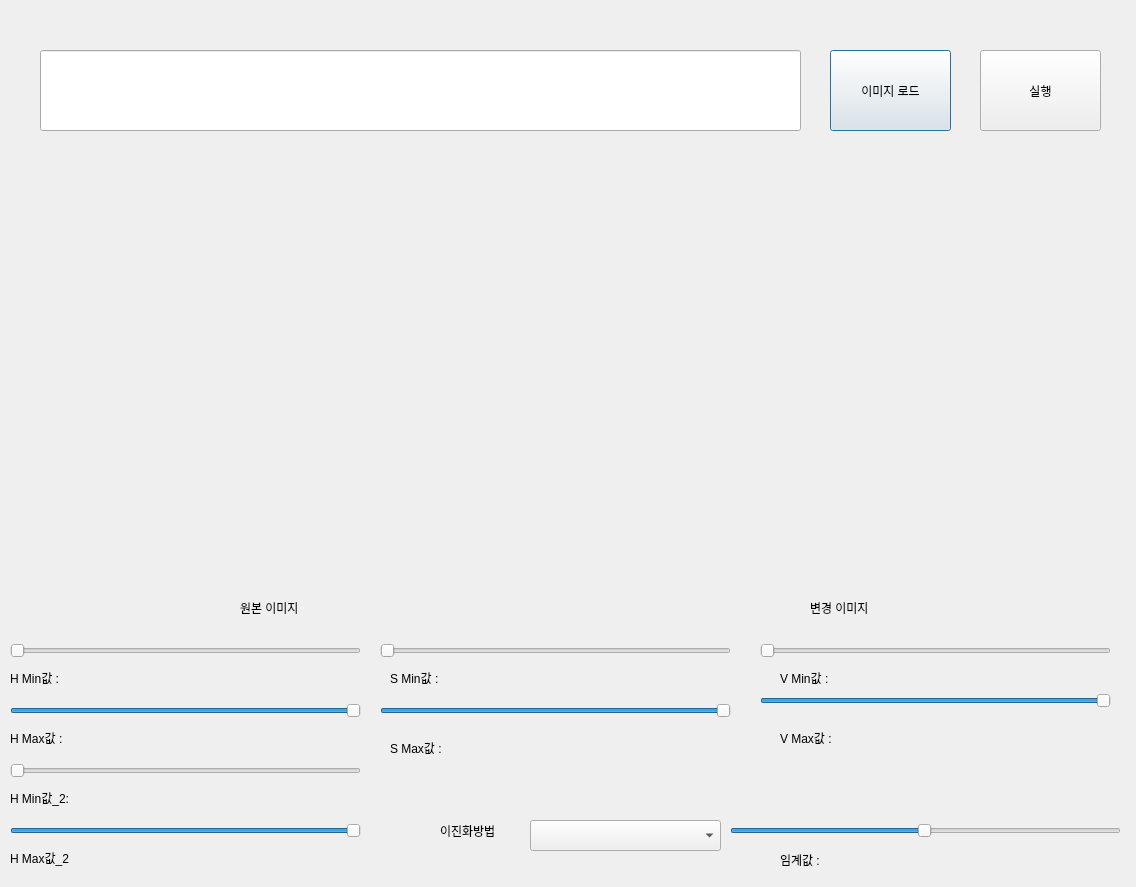
<?xml version="1.0" encoding="UTF-8"?>
<ui version="4.0">
 <class>Dialog</class>
 <widget class="QDialog" name="Dialog">
  <property name="geometry">
   <rect>
    <x>0</x>
    <y>0</y>
    <width>1136</width>
    <height>887</height>
   </rect>
  </property>
  <property name="windowTitle">
   <string>Dialog</string>
  </property>
  <widget class="QPushButton" name="loadBtn">
   <property name="geometry">
    <rect>
     <x>830</x>
     <y>50</y>
     <width>121</width>
     <height>81</height>
    </rect>
   </property>
   <property name="text">
    <string>이미지 로드</string>
   </property>
  </widget>
  <widget class="QPushButton" name="procBtn">
   <property name="geometry">
    <rect>
     <x>980</x>
     <y>50</y>
     <width>121</width>
     <height>81</height>
    </rect>
   </property>
   <property name="text">
    <string>실행</string>
   </property>
  </widget>
  <widget class="QLineEdit" name="filePath">
   <property name="geometry">
    <rect>
     <x>40</x>
     <y>50</y>
     <width>761</width>
     <height>81</height>
    </rect>
   </property>
  </widget>
  <widget class="QLabel" name="imgSrc">
   <property name="geometry">
    <rect>
     <x>30</x>
     <y>200</y>
     <width>500</width>
     <height>400</height>
    </rect>
   </property>
   <property name="text">
    <string/>
   </property>
  </widget>
  <widget class="QLabel" name="imgDst">
   <property name="geometry">
    <rect>
     <x>600</x>
     <y>200</y>
     <width>500</width>
     <height>400</height>
    </rect>
   </property>
   <property name="text">
    <string/>
   </property>
  </widget>
  <widget class="QLabel" name="label">
   <property name="geometry">
    <rect>
     <x>240</x>
     <y>600</y>
     <width>70</width>
     <height>15</height>
    </rect>
   </property>
   <property name="text">
    <string>원본 이미지</string>
   </property>
  </widget>
  <widget class="QLabel" name="label_2">
   <property name="geometry">
    <rect>
     <x>810</x>
     <y>600</y>
     <width>66</width>
     <height>15</height>
    </rect>
   </property>
   <property name="text">
    <string>변경 이미지</string>
   </property>
  </widget>
  <widget class="QLabel" name="label_threshold">
   <property name="geometry">
    <rect>
     <x>780</x>
     <y>850</y>
     <width>80</width>
     <height>20</height>
    </rect>
   </property>
   <property name="text">
    <string>임계값 :</string>
   </property>
  </widget>
  <widget class="QSlider" name="hSlider">
   <property name="geometry">
    <rect>
     <x>730</x>
     <y>820</y>
     <width>391</width>
     <height>22</height>
    </rect>
   </property>
   <property name="maximum">
    <number>255</number>
   </property>
   <property name="singleStep">
    <number>1</number>
   </property>
   <property name="pageStep">
    <number>10</number>
   </property>
   <property name="value">
    <number>127</number>
   </property>
   <property name="orientation">
    <enum>Qt::Horizontal</enum>
   </property>
   <property name="invertedControls">
    <bool>false</bool>
   </property>
  </widget>
  <widget class="QSlider" name="hSlider_H">
   <property name="geometry">
    <rect>
     <x>10</x>
     <y>640</y>
     <width>351</width>
     <height>22</height>
    </rect>
   </property>
   <property name="maximum">
    <number>180</number>
   </property>
   <property name="value">
    <number>0</number>
   </property>
   <property name="orientation">
    <enum>Qt::Horizontal</enum>
   </property>
  </widget>
  <widget class="QSlider" name="hSlider_S">
   <property name="geometry">
    <rect>
     <x>380</x>
     <y>640</y>
     <width>351</width>
     <height>22</height>
    </rect>
   </property>
   <property name="maximum">
    <number>255</number>
   </property>
   <property name="orientation">
    <enum>Qt::Horizontal</enum>
   </property>
  </widget>
  <widget class="QSlider" name="hSlider_V">
   <property name="geometry">
    <rect>
     <x>760</x>
     <y>640</y>
     <width>351</width>
     <height>22</height>
    </rect>
   </property>
   <property name="maximum">
    <number>255</number>
   </property>
   <property name="orientation">
    <enum>Qt::Horizontal</enum>
   </property>
  </widget>
  <widget class="QSlider" name="hSlider_H2">
   <property name="geometry">
    <rect>
     <x>10</x>
     <y>700</y>
     <width>351</width>
     <height>22</height>
    </rect>
   </property>
   <property name="maximum">
    <number>180</number>
   </property>
   <property name="value">
    <number>180</number>
   </property>
   <property name="orientation">
    <enum>Qt::Horizontal</enum>
   </property>
  </widget>
  <widget class="QSlider" name="hSlider_S2">
   <property name="geometry">
    <rect>
     <x>380</x>
     <y>700</y>
     <width>351</width>
     <height>22</height>
    </rect>
   </property>
   <property name="maximum">
    <number>255</number>
   </property>
   <property name="value">
    <number>255</number>
   </property>
   <property name="orientation">
    <enum>Qt::Horizontal</enum>
   </property>
  </widget>
  <widget class="QSlider" name="hSlider_V2">
   <property name="geometry">
    <rect>
     <x>760</x>
     <y>690</y>
     <width>351</width>
     <height>22</height>
    </rect>
   </property>
   <property name="maximum">
    <number>255</number>
   </property>
   <property name="value">
    <number>255</number>
   </property>
   <property name="orientation">
    <enum>Qt::Horizontal</enum>
   </property>
  </widget>
  <widget class="QLabel" name="label_threshold_H">
   <property name="geometry">
    <rect>
     <x>10</x>
     <y>670</y>
     <width>80</width>
     <height>16</height>
    </rect>
   </property>
   <property name="text">
    <string>H Min값 :</string>
   </property>
  </widget>
  <widget class="QLabel" name="label_threshold_H2">
   <property name="geometry">
    <rect>
     <x>10</x>
     <y>730</y>
     <width>80</width>
     <height>16</height>
    </rect>
   </property>
   <property name="text">
    <string>H Max값 :</string>
   </property>
  </widget>
  <widget class="QLabel" name="label_threshold_S">
   <property name="geometry">
    <rect>
     <x>390</x>
     <y>670</y>
     <width>80</width>
     <height>16</height>
    </rect>
   </property>
   <property name="text">
    <string>S Min값 :</string>
   </property>
  </widget>
  <widget class="QLabel" name="label_threshold_S2">
   <property name="geometry">
    <rect>
     <x>390</x>
     <y>740</y>
     <width>80</width>
     <height>16</height>
    </rect>
   </property>
   <property name="text">
    <string>S Max값 :</string>
   </property>
  </widget>
  <widget class="QLabel" name="label_threshold_V">
   <property name="geometry">
    <rect>
     <x>780</x>
     <y>670</y>
     <width>80</width>
     <height>16</height>
    </rect>
   </property>
   <property name="text">
    <string>V Min값 :</string>
   </property>
  </widget>
  <widget class="QLabel" name="label_threshold_V2">
   <property name="geometry">
    <rect>
     <x>780</x>
     <y>730</y>
     <width>80</width>
     <height>16</height>
    </rect>
   </property>
   <property name="text">
    <string>V Max값 :</string>
   </property>
  </widget>
  <widget class="QComboBox" name="comboThr">
   <property name="geometry">
    <rect>
     <x>530</x>
     <y>820</y>
     <width>191</width>
     <height>31</height>
    </rect>
   </property>
  </widget>
  <widget class="QLabel" name="label_3">
   <property name="geometry">
    <rect>
     <x>440</x>
     <y>820</y>
     <width>81</width>
     <height>21</height>
    </rect>
   </property>
   <property name="text">
    <string>이진화방법</string>
   </property>
  </widget>
  <widget class="QSlider" name="hSlider_H3">
   <property name="geometry">
    <rect>
     <x>10</x>
     <y>760</y>
     <width>351</width>
     <height>22</height>
    </rect>
   </property>
   <property name="maximum">
    <number>180</number>
   </property>
   <property name="value">
    <number>0</number>
   </property>
   <property name="orientation">
    <enum>Qt::Horizontal</enum>
   </property>
  </widget>
  <widget class="QLabel" name="label_threshold_H4">
   <property name="geometry">
    <rect>
     <x>10</x>
     <y>850</y>
     <width>90</width>
     <height>16</height>
    </rect>
   </property>
   <property name="text">
    <string>H Max값_2</string>
   </property>
  </widget>
  <widget class="QLabel" name="label_threshold_H3">
   <property name="geometry">
    <rect>
     <x>10</x>
     <y>790</y>
     <width>90</width>
     <height>16</height>
    </rect>
   </property>
   <property name="text">
    <string>H Min값_2:</string>
   </property>
  </widget>
  <widget class="QSlider" name="hSlider_H4">
   <property name="geometry">
    <rect>
     <x>10</x>
     <y>820</y>
     <width>351</width>
     <height>22</height>
    </rect>
   </property>
   <property name="maximum">
    <number>180</number>
   </property>
   <property name="value">
    <number>180</number>
   </property>
   <property name="orientation">
    <enum>Qt::Horizontal</enum>
   </property>
  </widget>
 </widget>
 <resources/>
 <connections/>
</ui>
